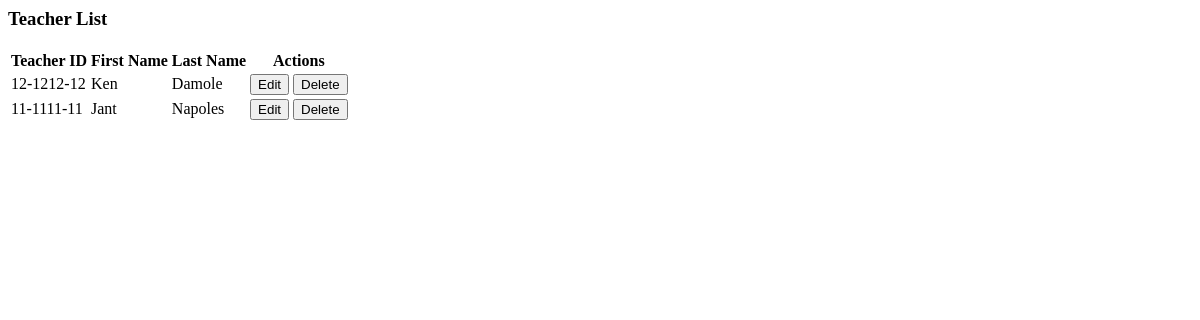
The app's page /admin_teacher/list/, older data.
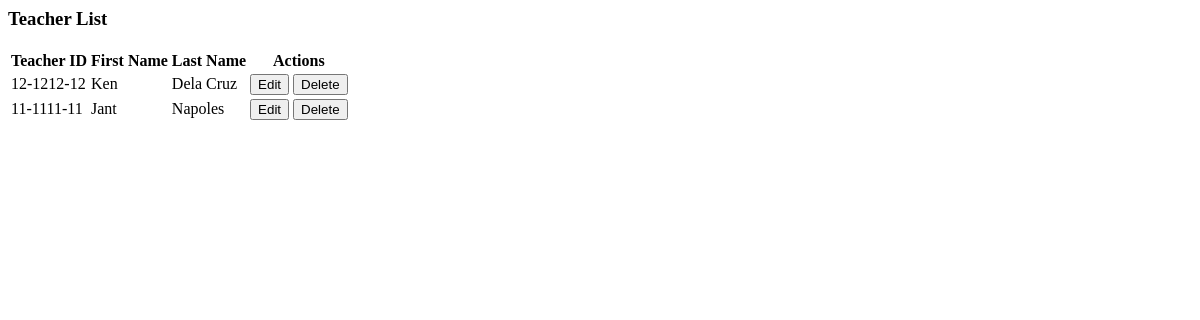
The same page, newer data.
### StudentManagementSystem/models/teachers.py (models this page shows, shortened)
class Teacher(models.Model):
    teacher_id = models.CharField(max_length=50, unique=True)
    first_name = models.CharField(max_length=150)
    last_name = models.CharField(max_length=150)
    date_of_birth = models.DateField(null=True, blank=True)
    password = models.CharField(max_length=128)  # store hashed passwords ideally
    role = models.CharField(
        max_length=20,
        choices=Role.choices,
        default=Role.TEACHER  # Default to 'Teacher' role
    )

### StudentManagementSystem/views/admin/manage_teachers.py (the view)
def teacher_list(request):
    teachers = Teacher.objects.all()  # Get all teachers from the database
    return render(request, 'admin/teacher_list.html', {'teachers': teachers})

### StudentManagementSystem/templates/admin/teacher_list.html (shortened to what this page needs)
<h3>Teacher List</h3>
<table>
    <thead>
    <tr>
        <th>Teacher ID</th>
        <th>First Name</th>
        <th>Last Name</th>
        <th>Actions</th>
    </tr>
    </thead>
    <tbody>
    {% for teacher in teachers %}
        <tr>
            <td>{{ teacher.teacher_id }}</td>
            <td>{{ teacher.first_name }}</td>
            <td>{{ teacher.last_name }}</td>
            <td>
                <button onclick="openEditModal({{ teacher.id }})">Edit</button>
                <button onclick="deleteTeacher({{ teacher.id }})">Delete</button>
            </td>
        </tr>
    {% endfor %}
    </tbody>
</table>

Row changes from the older to the newer data that the page shows:
changed Teacher "Ken": last_name "Damole" → "Dela Cruz"
